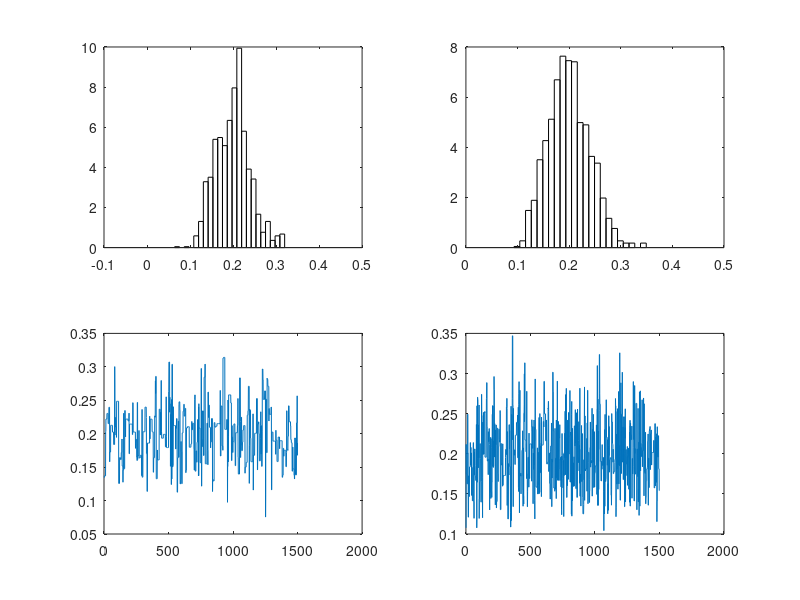

Reproduce this figure in MATLAB.
n = 100;
data = binornd(1,.2,n,1);
alpha = sum(data);
m = 2000;
x = zeros(1,m);
x(1) = randn(1);
strg = 'x^alpha*(1-x)^(n-alpha)';
post = inline(strg,'x','alpha','n');

for i=2:m
    y = unifrnd(max(0,x(i-1)-0.5),min(1,x(i-1)+0.5));
    u = rand(1);
    delta = min([1 post(y,alpha,n)/post(x(i-1),alpha,n)]);
    if u <= delta
        x(i) = y;
    else
        x(i) = x(i-1);
    end
end

n1 = .25*m;
x = x(n1+1:m);
meanx = mean(x);
varx = var(x);
h = 3.5 * std(x) * m^(-1/3);
t0 = min(x)-.1;
tm = max(x)+.1;
rng = tm-t0;
nbin = ceil(rng/h);
bins = t0:h:(nbin*h+t0);
vk = histc(x,bins);
fhat = vk/(m*h);
fhat(end) = [];
tm = max(bins);
bc = (t0+h/2):h:(tm-h/2);
subplot(221)
bar(bc,fhat,1,'w')
subplot(223)
plot(x)

% ******** Q2 *************
alpha1 = sum(data) + 1;
beta1 = length(data) - sum(data) + 1;
x1 = zeros(1,m);
x1(1) = rand(1);
for i=2:m
    y= x1(i-1) + (rand(1) - 0.5) / sqrt(12);
    u = rand(1);
    
    if y <= 0 || y >= 1
        x1(i) = x1(i-1);
    else
        delta1 = min([1 betapdf(y,alpha1,beta1)/betapdf(x1(i-1),alpha1,beta1)]);
        if u <= delta1
            x1(i) = y;
        else
            x1(i) = x1(i-1);
        end
    end
end

x1 = x1(n1+1:m);




mean(x1)
varx = var(x1);
h = 3.5 * std(x1) * m^(-1/3);
t0 = min(x1) - .1;
tm = max(x1) + .1;
rng = tm - t0;
nbin = ceil(rng/h);
bins = t0 : h : (nbin * h + t0);
vk = histc(x1,bins);
fhat = vk / (m*h);
fhat(end) = [];
tm = max(bins);
bc = (t0 + h/2) : h : (tm - h/2);
subplot(222)
bar(bc,fhat,1,'w')
subplot(224)
plot(x1)